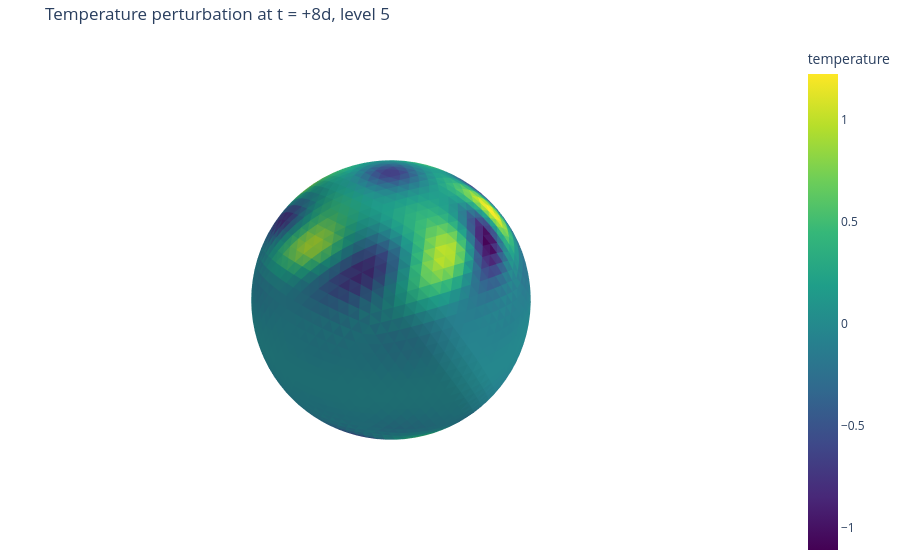

Notebook cell for this chart:
### Code cell
plot_field(
    grid,
    daily_states[-1]["temperature"] - daily_states[0]["temperature"],
    title=f"Temperature perturbation at t = +{days_to_run}d, level {plot_level}",
    colorbar_label="K",
    level=plot_level,
    projection="sphere",
)

### Figure 1 — Plotly figure (JSON) as saved in the notebook; plotly's stock layout.template omitted (floating-point values rounded to 4 significant figures; data arrays with more than 128 entries replaced by an {"elided": "..."} marker saying what was removed)
{"data": [{"colorbar": {"title": {"text": "temperature"}}, "colorscale": [[0, "#440154"], [0.1111, "#482878"], [0.2222, "#3e4989"], [0.3333, "#31688e"], [0.4444, "#26828e"], [0.5556, "#1f9e89"], [0.6667, "#35b779"], [0.7778, "#6ece58"], [0.8889, "#b5de2b"], [1, "#fde725"]], "customdata": {"elided": "5120 int values"}, "flatshading": true, "hovertemplate": "cell=%{customdata}<br>temperature=%{intensity:.6g}<extra></extra>", "i": {"elided": "5120 int values"}, "intensity": {"elided": "5120 float values"}, "intensitymode": "cell", "j": {"elided": "5120 int values"}, "k": {"elided": "5120 int values"}, "type": "mesh3d", "x": {"elided": "15360 float values"}, "y": {"elided": "15360 float values"}, "z": {"elided": "15360 float values"}}], "layout": {"margin": {"b": 0, "l": 0, "r": 0, "t": 40}, "scene": {"aspectmode": "data", "xaxis": {"visible": false}, "yaxis": {"visible": false}, "zaxis": {"visible": false}}, "title": {"text": "Temperature perturbation at t = +8d, level 5"}}}
